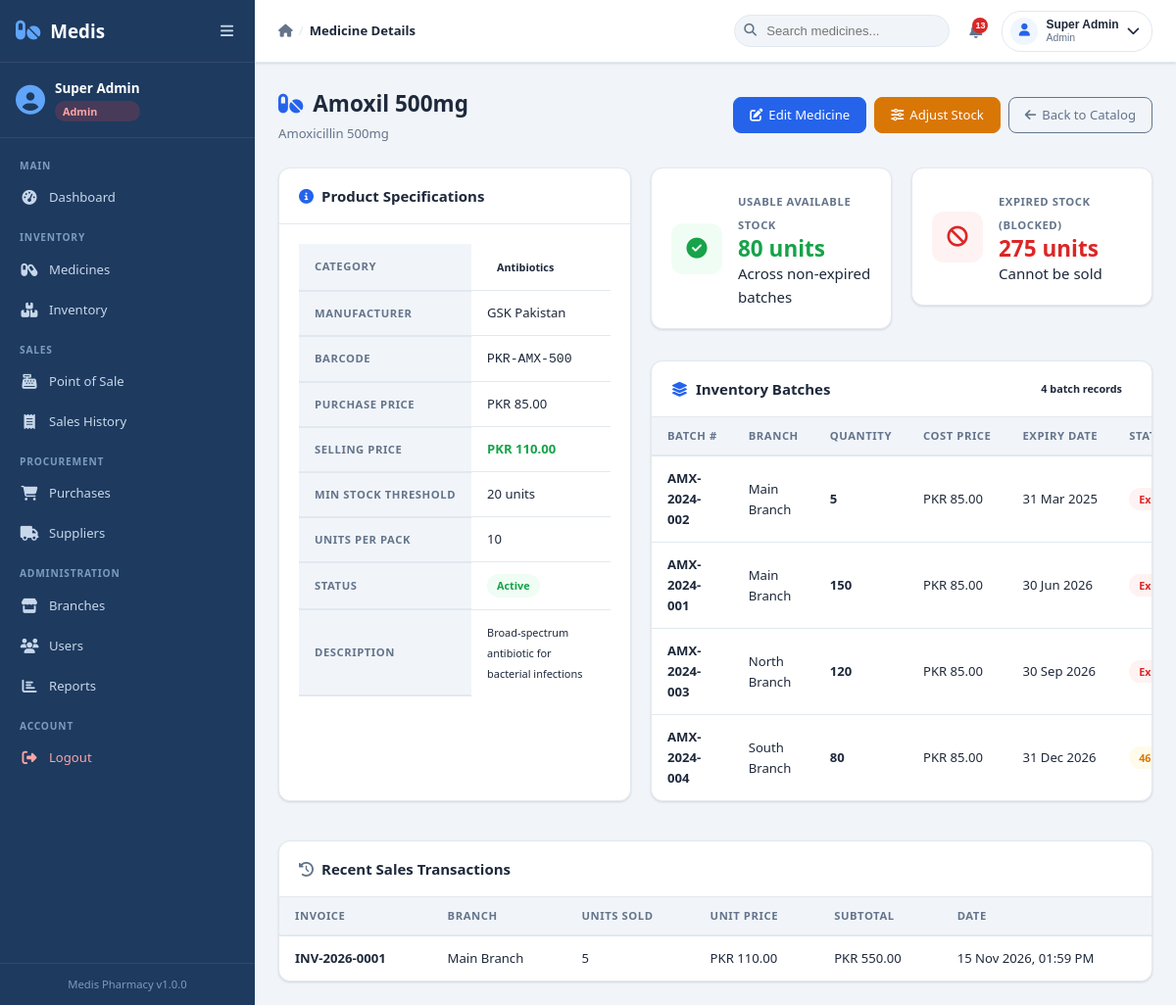
The app's page /modules/medicines/view.php?id=1 (signed in) with its own data.
### tables this page shows
CREATE TABLE medicines (
  id INT AUTO_INCREMENT PRIMARY KEY,
  name VARCHAR(150) NOT NULL,
  generic_name VARCHAR(150),
  category_id INT,
  manufacturer VARCHAR(150),
  barcode VARCHAR(50) UNIQUE,
  description TEXT,
  purchase_price DECIMAL(10,2) DEFAULT 0,
  selling_price DECIMAL(10,2) DEFAULT 0,
  min_stock_level INT DEFAULT 10,
  units_per_pack INT DEFAULT 1,
  status ENUM('active','inactive') DEFAULT 'active',
  created_at TIMESTAMP DEFAULT CURRENT_TIMESTAMP,
  updated_at TIMESTAMP DEFAULT CURRENT_TIMESTAMP ON UPDATE CURRENT_TIMESTAMP,
  FOREIGN KEY (category_id) REFERENCES categories(id) ON DELETE SET NULL,
  INDEX idx_barcode (barcode),
  INDEX idx_name (name)
);

CREATE TABLE categories (
  id INT AUTO_INCREMENT PRIMARY KEY,
  name VARCHAR(100) NOT NULL,
  description TEXT,
  created_at TIMESTAMP DEFAULT CURRENT_TIMESTAMP,
  updated_at TIMESTAMP DEFAULT CURRENT_TIMESTAMP ON UPDATE CURRENT_TIMESTAMP
);

CREATE TABLE batches (
  id INT AUTO_INCREMENT PRIMARY KEY,
  medicine_id INT NOT NULL,
  branch_id INT NOT NULL,
  batch_number VARCHAR(50) NOT NULL,
  quantity INT DEFAULT 0,
  purchase_price DECIMAL(10,2) DEFAULT 0,
  expiry_date DATE NOT NULL,
  created_at TIMESTAMP DEFAULT CURRENT_TIMESTAMP,
  updated_at TIMESTAMP DEFAULT CURRENT_TIMESTAMP ON UPDATE CURRENT_TIMESTAMP,
  FOREIGN KEY (medicine_id) REFERENCES medicines(id) ON DELETE CASCADE,
  FOREIGN KEY (branch_id) REFERENCES branches(id) ON DELETE CASCADE,
  INDEX idx_expiry (expiry_date),
  INDEX idx_medicine_branch (medicine_id, branch_id)
);

CREATE TABLE branches (
  id INT AUTO_INCREMENT PRIMARY KEY,
  name VARCHAR(100) NOT NULL,
  address TEXT,
  phone VARCHAR(20),
  manager_id INT NULL,
  status ENUM('active','inactive') DEFAULT 'active',
  created_at TIMESTAMP DEFAULT CURRENT_TIMESTAMP,
  updated_at TIMESTAMP DEFAULT CURRENT_TIMESTAMP ON UPDATE CURRENT_TIMESTAMP
);

CREATE TABLE sale_items (
  id INT AUTO_INCREMENT PRIMARY KEY,
  sale_id INT NOT NULL,
  medicine_id INT NOT NULL,
  batch_id INT NOT NULL,
  quantity INT DEFAULT 0,
  unit_price DECIMAL(10,2) DEFAULT 0,
  subtotal DECIMAL(12,2) DEFAULT 0,
  created_at TIMESTAMP DEFAULT CURRENT_TIMESTAMP,
  FOREIGN KEY (sale_id) REFERENCES sales(id) ON DELETE CASCADE,
  FOREIGN KEY (medicine_id) REFERENCES medicines(id) ON DELETE CASCADE,
  FOREIGN KEY (batch_id) REFERENCES batches(id) ON DELETE CASCADE
);

CREATE TABLE sales (
  id INT AUTO_INCREMENT PRIMARY KEY,
  branch_id INT NOT NULL,
  user_id INT,
  invoice_number VARCHAR(50) UNIQUE NOT NULL,
  subtotal DECIMAL(12,2) DEFAULT 0,
  discount DECIMAL(10,2) DEFAULT 0,
  total_amount DECIMAL(12,2) DEFAULT 0,
  payment_method ENUM('cash','card','online') DEFAULT 'cash',
  amount_paid DECIMAL(12,2) DEFAULT 0,
  change_amount DECIMAL(12,2) DEFAULT 0,
  status ENUM('completed','refunded','voided') DEFAULT 'completed',
  notes TEXT,
  created_at TIMESTAMP DEFAULT CURRENT_TIMESTAMP,
  updated_at TIMESTAMP DEFAULT CURRENT_TIMESTAMP ON UPDATE CURRENT_TIMESTAMP,
  FOREIGN KEY (branch_id) REFERENCES branches(id) ON DELETE CASCADE,
  FOREIGN KEY (user_id) REFERENCES users(id) ON DELETE SET NULL,
  INDEX idx_branch_date (branch_id, created_at),
  INDEX idx_invoice (invoice_number)
);

### includes/functions.php (called while the page is built, shortened)
<?php
function formatCurrency($amount): string {
    return 'PKR ' . number_format((float)($amount ?? 0), 2);
}
function formatDate(?string $date, string $format = 'd M Y'): string {
    return ($date && $date !== '0000-00-00') ? date($format, strtotime($date)) : '—';
}
function formatDateTime(?string $dt): string {
    return ($dt && $dt !== '0000-00-00 00:00:00') ? date('d M Y, h:i A', strtotime($dt)) : '—';
}
function e($str): string {
    return htmlspecialchars((string)($str ?? ''), ENT_QUOTES, 'UTF-8');
}

### modules/medicines/view.php (the view, shortened to what this page needs)
<?php
require_once __DIR__ . '/../../includes/functions.php';
$id = (int)($_GET['id'] ?? 0);
$db = getDB();
$stmt = $db->prepare("
    SELECT m.*, c.name AS category_name
    FROM medicines m
    LEFT JOIN categories c ON c.id = m.category_id
    WHERE m.id = ?
");
$stmt->execute([$id]);
$medicine = $stmt->fetch();
$bStmt = $db->prepare("
    SELECT b.*, br.name AS branch_name,
           DATEDIFF(b.expiry_date, CURDATE()) AS days_left
    FROM batches b
    JOIN branches br ON br.id = b.branch_id
    WHERE b.medicine_id = ?
    ORDER BY b.expiry_date ASC
");
$bStmt->execute([$id]);
$batches = $bStmt->fetchAll();
$totalActiveStock = 0;
$totalExpiredStock = 0;
foreach ($batches as $b) {
    if ($b['days_left'] >= 0) {
        $totalActiveStock += (int)$b['quantity'];
    } else {
        $totalExpiredStock += (int)$b['quantity'];
    }
}
$salesStmt = $db->prepare("
    SELECT si.quantity, si.unit_price, si.subtotal, si.created_at,
           s.invoice_number, br.name AS branch_name
    FROM sale_items si
    JOIN sales s ON s.id = si.sale_id
    JOIN branches br ON br.id = s.branch_id
    WHERE si.medicine_id = ?
    ORDER BY si.created_at DESC
    LIMIT 5
");
$salesStmt->execute([$id]);
$recentSales = $salesStmt->fetchAll();
require_once __DIR__ . '/../../includes/header.php';
?>
<div class="page-header">
    <div>
        <h2 class="page-title"><i class="fas fa-pills"></i> <?= e($medicine['name']) ?></h2>
        <p class="page-subtitle"><?= e($medicine['generic_name'] ?? 'No generic formula listed') ?></p>
    </div>
    <div class="page-actions">
        <a href="<?= BASE_URL ?>/modules/medicines/edit.php?id=<?= $medicine['id'] ?>" class="btn btn-primary">
            <i class="fas fa-edit"></i> Edit Medicine
        </a>
        <a href="<?= BASE_URL ?>/modules/inventory/adjust.php?medicine_id=<?= $medicine['id'] ?>" class="btn btn-warning">
            <i class="fas fa-sliders-h"></i> Adjust Stock
        </a>
        <a href="<?= BASE_URL ?>/modules/medicines/index.php" class="btn btn-outline-secondary">
            <i class="fas fa-arrow-left"></i> Back to Catalog
        </a>
    </div>
</div>
<div class="row mb-4">
    <div class="col-lg-5 mb-4">
        <div class="card shadow-sm h-100">
            <div class="card-header">
                <h5 class="card-title m-0"><i class="fas fa-info-circle text-primary"></i> Product Specifications</h5>
            </div>
            <div class="card-body">
                <table class="table table-borderless mb-0">
                    <tbody>
                        <tr>
                            <th class="text-muted" style="width: 40%;">Category</th>
                            <td><span class="badge badge-light"><?= e($medicine['category_name'] ?? 'Uncategorized') ?></span></td>
                        </tr>
                        <tr>
                            <th class="text-muted">Manufacturer</th>
                            <td><?= e($medicine['manufacturer'] ?? '—') ?></td>
                        </tr>
                        <tr>
                            <th class="text-muted">Barcode</th>
                            <td><code><?= e($medicine['barcode'] ?? '—') ?></code></td>
                        </tr>
                        <tr>
                            <th class="text-muted">Purchase Price</th>
                            <td><?= formatCurrency((float)$medicine['purchase_price']) ?></td>
                        </tr>
                        <tr>
                            <th class="text-muted">Selling Price</th>
                            <td><strong class="text-success"><?= formatCurrency((float)$medicine['selling_price']) ?></strong></td>
                        </tr>
                        <tr>
                            <th class="text-muted">Min Stock Threshold</th>
                            <td><?= $medicine['min_stock_level'] ?> units</td>
                        </tr>
                        <tr>
                            <th class="text-muted">Units Per Pack</th>
                            <td><?= $medicine['units_per_pack'] ?></td>
                        </tr>
                        <tr>
                            <th class="text-muted">Status</th>
                            <td>
                                <span class="badge <?= $medicine['status'] === 'active' ? 'badge-success' : 'badge-secondary' ?>">
                                    <?= ucfirst(e($medicine['status'])) ?>
                                </span>
                            </td>
                        </tr>
                        <tr>
                            <th class="text-muted">Description</th>
                            <td><small><?= nl2br(e($medicine['description'] ?? 'No special dosage or storage notes.')) ?></small></td>
                        </tr>
                    </tbody>
                </table>
            </div>
        </div>
    </div>
    <div class="col-lg-7 mb-4">
        <div class="row mb-4">
            <div class="col-md-6 mb-3">
                <div class="stat-card">
                    <div class="stat-icon bg-success-light text-success"><i class="fas fa-check-circle"></i></div>
                    <div class="stat-details">
                        <span class="stat-label">Usable Available Stock</span>
                        <h3 class="stat-value text-success"><?= number_format($totalActiveStock) ?> units</h3>
                        <span class="stat-subtext">Across non-expired batches</span>
                    </div>
                </div>
            </div>
            <div class="col-md-6 mb-3">
                <div class="stat-card">
                    <div class="stat-icon <?= $totalExpiredStock > 0 ? 'bg-danger-light text-danger' : 'bg-secondary-light text-secondary' ?>"><i class="fas fa-ban"></i></div>
                    <div class="stat-details">
                        <span class="stat-label">Expired Stock (Blocked)</span>
                        <h3 class="stat-value text-danger"><?= number_format($totalExpiredStock) ?> units</h3>
                        <span class="stat-subtext">Cannot be sold</span>
                    </div>
                </div>
            </div>
        </div>
        <div class="card shadow-sm">
            <div class="card-header d-flex justify-content-between align-items-center">
                <h5 class="card-title m-0"><i class="fas fa-layer-group text-primary"></i> Inventory Batches</h5>
                <span class="badge badge-light"><?= count($batches) ?> batch records</span>
            </div>
            <div class="card-body p-0">
                <div class="table-responsive">
                    <table class="table table-hover align-middle mb-0">
                        <thead class="table-light">
                            <tr>
                                <th>Batch #</th>
                                <th>Branch</th>
                                <th>Quantity</th>
                                <th>Cost Price</th>
                                <th>Expiry Date</th>
                                <th>Status</th>
                            </tr>
                        </thead>
                        <tbody>
                            <?php if (empty($batches)): ?>
                                <tr>
                                    <td colspan="6" class="text-center py-4 text-muted">No stock batches found for this product.</td>
                                </tr>
                            <?php else: ?>
                                <?php foreach ($batches as $batch): ?>
                                    <tr>
                                        <td><strong><?= e($batch['batch_number']) ?></strong></td>
                                        <td><?= e($batch['branch_name']) ?></td>
                                        <td><strong><?= $batch['quantity'] ?></strong></td>
                                        <td><?= formatCurrency((float)$batch['purchase_price']) ?></td>
                                        <td><?= formatDate($batch['expiry_date']) ?></td>
                                        <td>
                                            <?php if ($batch['days_left'] < 0): ?>
                                                <span class="badge badge-danger">Expired (<?= abs($batch['days_left']) ?>d ago)</span>
                                            <?php elseif ($batch['days_left'] <= 30): ?>
                                                <span class="badge badge-danger"><?= $batch['days_left'] ?> days left</span>
                                            <?php elseif ($batch['days_left'] <= 90): ?>
                                                <span class="badge badge-warning"><?= $batch['days_left'] ?> days left</span>
                                            <?php else: ?>
                                                <span class="badge badge-success">Valid (<?= $batch['days_left'] ?>d)</span>
                                            <?php endif; ?>
                                        </td>
                                    </tr>
                                <?php endforeach; ?>
                            <?php endif; ?>
                        </tbody>
                    </table>
                </div>
            </div>
        </div>
    </div>
</div>
<div class="card shadow-sm">
    <div class="card-header">
        <h5 class="card-title m-0"><i class="fas fa-history text-muted"></i> Recent Sales Transactions</h5>
    </div>
    <div class="card-body p-0">
        <div class="table-responsive">
            <table class="table table-hover mb-0">
                <thead class="table-light">
                    <tr>
                        <th>Invoice</th>
                        <th>Branch</th>
                        <th>Units Sold</th>
                        <th>Unit Price</th>
                        <th>Subtotal</th>
                        <th>Date</th>
                    </tr>
                </thead>
                <tbody>
                    <?php if (empty($recentSales)): ?>
                        <tr><td colspan="6" class="text-center py-3 text-muted">No sales recorded yet for this medicine.</td></tr>
                    <?php else: ?>
                        <?php foreach ($recentSales as $sale): ?>
                            <tr>
                                <td><strong><?= e($sale['invoice_number']) ?></strong></td>
                                <td><?= e($sale['branch_name']) ?></td>
                                <td><?= $sale['quantity'] ?></td>
                                <td><?= formatCurrency((float)$sale['unit_price']) ?></td>
                                <td><?= formatCurrency((float)$sale['subtotal']) ?></td>
                                <td><?= formatDateTime($sale['created_at']) ?></td>
                            </tr>
                        <?php endforeach; ?>
                    <?php endif; ?>
                </tbody>
            </table>
        </div>
    </div>
</div>
<?php require_once __DIR__ . '/../../includes/footer.php'; ?>

### records on screen
medicines: name "Amoxil 500mg", generic_name "Amoxicillin 500mg", category.name "Antibiotics", manufacturer "GSK Pakistan", barcode "PKR-AMX-500", purchase_price "PKR 85.00", selling_price "PKR 110.00", min_stock_level "20", units_per_pack "10", status "Active", description "Broad-spectrum antibiotic for bacterial infections"
batches: batch_number "AMX-2024-002", branch.name "Main Branch", quantity "5", purchase_price "PKR 85.00", expiry_date "31 Mar 2025"
batches: batch_number "AMX-2024-001", branch.name "Main Branch", quantity "150", purchase_price "PKR 85.00", expiry_date "30 Jun 2026"
batches: batch_number "AMX-2024-003", branch.name "North Branch", quantity "120", purchase_price "PKR 85.00", expiry_date "30 Sep 2026"
batches: batch_number "AMX-2024-004", branch.name "South Branch", quantity "80", purchase_price "PKR 85.00", expiry_date "31 Dec 2026", days_left "46…"
sale_items: sale.invoice_number "INV-2026-0001", branches.name "Main Branch", quantity "5", unit_price "PKR 110.00", subtotal "PKR 550.00", created_at "15 Nov 2026, 01:59 PM"

### other values on screen
$currentUser['name'] "Super Admin"
$currentUser['role'] "Admin"
APP_NAME "Medis Pharmacy"
APP_VERSION "1.0.0"
$pageTitle "Medicine Details"
$totalAlerts "13"
$totalActiveStock "80"
$totalExpiredStock "275"
count($batches) "4"
